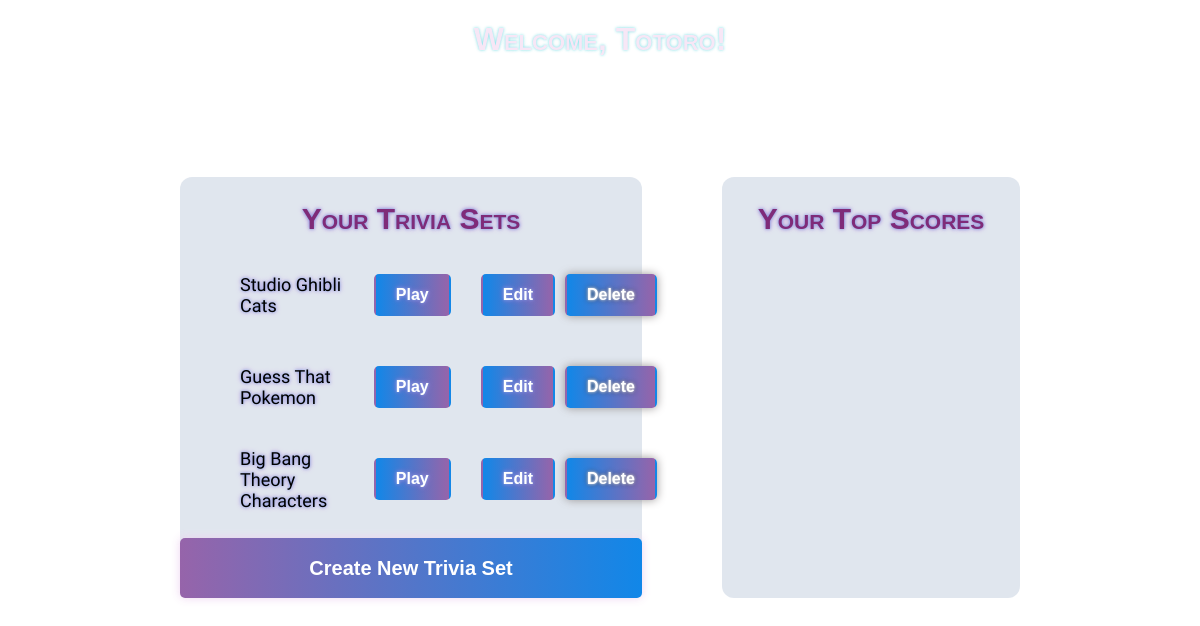
Page /dashboard (signed in) on the earlier database version.
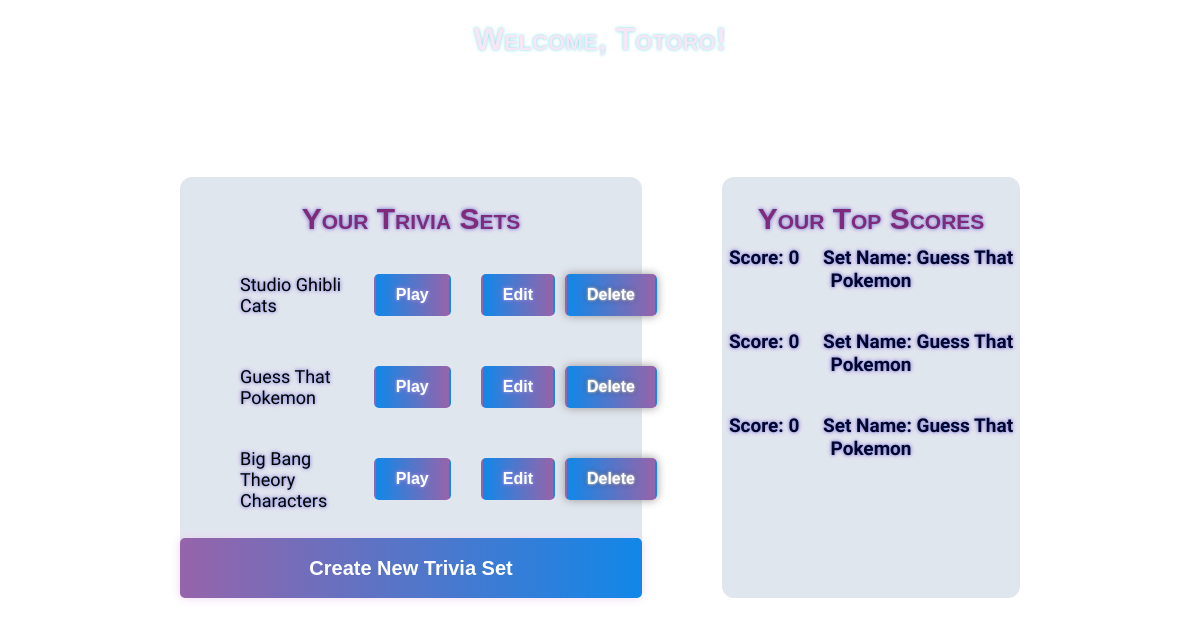
Same page on the later database version.
### app.py (models this page shows, shortened)
class User(db.Model, UserMixin):
    id = db.Column(db.Integer, primary_key=True)
    email = db.Column(db.String(120), unique=True, nullable=False)
    username = db.Column(db.String(80), unique=True, nullable=False)
    password = db.Column(db.String(length=120), nullable=False)
    is_active = db.Column(db.Boolean, default=True, nullable=False)

class TriviaSet(db.Model):
    id = db.Column(db.Integer, primary_key=True)
    set_title = db.Column(db.String(100), nullable=False)
    category = db.Column(db.String(50), nullable=False)
    difficulty = db.Column(db.String(50), nullable=False)
    user_id = db.Column(db.Integer, db.ForeignKey('user.id'), nullable=False)
    trivia_set_id = db.Column(db.String(50), unique=True, nullable=False)
    questions = db.relationship('Question', backref='trivia_set', lazy='dynamic')

class UserScore(db.Model):
    id = db.Column(db.Integer, primary_key=True)
    user_id = db.Column(db.Integer, db.ForeignKey('user.id'), nullable=False)
    trivia_set_id = db.Column(db.Integer, db.ForeignKey('trivia_set.id'), nullable=False)
    score = db.Column(db.Integer, nullable=False)

### app.py (the view)
@app.route('/dashboard')
@login_required  # only logged-in users can access this route
def dashboard():
    if isinstance(current_user, UserMixin) and current_user.is_authenticated:
        user_trivia_sets = TriviaSet.query.filter_by(user_id=current_user.id).all() # type: ignore
        user_top_scores = get_top_scores(current_user.id) # type: ignore
        return render_template("dashboard.html", current_user=current_user, user_trivia_sets=user_trivia_sets, user_top_scores=user_top_scores)
    else:
        print('User is not authenticated')
        return redirect(url_for('login'))

### app.py (called while the page is built)
@cache.memoize()
def get_top_scores(userId):
    player = User.query.get(userId)
    if player is None:
        return None
    scores = (
        db.session.query(UserScore.score, UserScore.trivia_set_id, TriviaSet.set_title)
        .join(TriviaSet, UserScore.trivia_set_id == TriviaSet.id)
        .filter(UserScore.user_id == userId)
        .order_by(UserScore.score.desc())
        .limit(3)
        .all()
    )
    top_scores = [(str(score.score), str(score.trivia_set_id), score.set_title) for score in scores]
    return top_scores

@login_manager.user_loader
def loader_user(user_id):
	return db.session.query(User).get(user_id)

### templates/dashboard.html (shortened to what this page needs)
<!DOCTYPE html>
<html>
<head>
    <link rel="stylesheet" type="text/css" href="{{ url_for('static', filename='dashboard.css') }}">
</head>
<body>
    <h1>Welcome, {{ current_user.username }}!</h1>
    <br />
    <div class="dashboard_container">
        <div class="trivia_sets_wrapper">
        <form>
        <h2>Your Trivia Sets</h2>
            <ul>
            {% for trivia_set in user_trivia_sets %}
                <li>
                    {{ trivia_set.set_title }}
                    <a href="{{url_for('play_set', set_id=trivia_set.id)}}" class="edit-button">Play</a>
                    <a href="{{ url_for('edit_trivia_set', trivia_set_id=trivia_set.trivia_set_id) }}" class="edit-button">Edit</a>
                    <form method="POST" action="{{ url_for('delete_trivia_set', trivia_set_id=trivia_set.trivia_set_id) }}">
                        <button type="submit" class ="delete-button">Delete</button>
                    </form>
                </li>
            {% endfor %}
            </ul>
            <a href="{{ url_for('create_trivia_set') }} " class="button-link">Create New Trivia Set</a>
        </div>
        <br />
        <div class="top_scores_wrapper">
            <h2>Your Top Scores</h2>
            <div class="single_score">
                {% for score_tuple in user_top_scores %}
                    <p>Score: {{ score_tuple[0] }}  &nbsp;&nbsp;&nbsp;  Set Name: {{ score_tuple[2] }}</p><br>
                {% endfor %}
            </div>
        </div>
    </div>
</body>
</html>

### static/dashboard.css (style rules this page uses)
body { display: flex; flex-direction: column; align-items: center; justify-content: center; height: 15z0vh; margin: 0; padding: 0; background-image: url(purpleplanet.png); background-repeat: no-repeat; background-attachment: fixed; background-size: cover; cursor: url('pointer.png') 16 16, auto; font-family: 'Autour One', cursive; }
h1 { color: rgb(247, 231, 246); margin-bottom: 100px; font-style:normal; font-family:'Franklin Gothic Medium', 'Arial Narrow', Arial, sans-serif; font-variant:small-caps ; text-shadow: 0px 0px 3px #76e3eb,0 0 5px #f2f2f2; }
h2 { color: #7f2b79; margin-bottom: 10px; font-style:normal; font-size: 30px; font-family:'Franklin Gothic Medium', 'Arial Narrow', Arial, sans-serif; font-variant:small-caps ; text-shadow: 0px 0px 3px #76a9eb,0 0 5px #b573cd ; text-align: center; }
button { margin:20px auto; padding: 20px; background-color: #fffefeea ; box-shadow: 0 0 10px rgb(154, 150, 150); text-align: center; backdrop-filter: blur; border-radius: 10px; margin: 20px auto; }
ul { font-size: 18px ; font-family: 'Autour One', cursive; text-shadow: 0px 0px 3px #76a9eb,0 0 5px #b573cd ; list-style-type: none; }
li { width: 100%; }
form { display: inline; }
p { color: rgb(3, 3, 44); font-weight: bold; font-size: 2em; font-size: 19px ; font-family: 'Autour One', cursive; text-shadow: 0px 0px 3px #76a9eb,0 0 5px #b573cd ; text-align: center; }
.edit-button { background-image: linear-gradient( to left, rgb(150, 100, 170), rgb(17, 135, 232)); color: #fff; border: 2px solid transparent; padding: 10px 20px; border-radius: 5px; cursor: pointer; text-decoration: none; display: inline-block; margin-right: 10px; margin-left: 20px; font-size: 16px; font-family: Arial, Helvetica, sans-serif; font-weight: bold; }
.delete-button { background-image: linear-gradient( to left, rgb(150, 100, 170), rgb(17, 135, 232)); color: #fff; border: 2px solid transparent; padding: 10px 20px; border-radius: 5px; cursor: pointer; text-decoration: none; text-shadow: 0px 0px 3px #ffffff,0 0 5px #3a383b; display: inline-block; margin-right: 5px; font-size: 16px; font-family: Arial, Helvetica, sans-serif; font-weight: bold; }
.button-link { display: inline-block; padding: 10px 20px; background-image: linear-gradient( to right, #9664aa, rgb(17, 135, 232)); color: #fff; text-decoration: none; border-radius: 5px; cursor: pointer; box-shadow: 0 0 10px #edd2f0f1; font-family: Arial, Helvetica, sans-serif; font-size: 20px; font-weight: bolder; height: 2em; text-align: center; vertical-align: middle; line-height: 2em; }
p { margin-top: 0px; }
ul li { display: flex; align-items: center; margin: 10px; margin-left: 20px; list-style-type: decimal; }
.dashboard_container { display: flex; flex-direction: row; justify-content: space-between; width: 70% }
.trivia_sets_wrapper { display: flex; flex-direction: column; background-color: #dce3ece2; border-radius: 12px; width: 55%; margin-right: 40px; }
.top_scores_wrapper { display: flex; flex-direction: column; background-color: #dce3ece2; border-radius: 12px; width: 55%; margin-left: 40px; }

Differences in the rows shown:
added UserScore: score "0", set_title "Guess That Pokemon"
added UserScore: score "0", set_title "Guess That Pokemon"
added UserScore: score "0", set_title "Guess That Pokemon"
